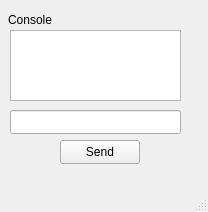
<?xml version="1.0" encoding="UTF-8"?>
<ui version="4.0">
 <class>MainWindow</class>
 <widget class="QMainWindow" name="MainWindow">
  <property name="geometry">
   <rect>
    <x>0</x>
    <y>0</y>
    <width>208</width>
    <height>212</height>
   </rect>
  </property>
  <property name="windowTitle">
   <string>MainWindow</string>
  </property>
  <widget class="QWidget" name="centralwidget">
   <widget class="QLineEdit" name="commandLineEdit">
    <property name="geometry">
     <rect>
      <x>10</x>
      <y>110</y>
      <width>171</width>
      <height>24</height>
     </rect>
    </property>
   </widget>
   <widget class="QPushButton" name="sendButton">
    <property name="geometry">
     <rect>
      <x>60</x>
      <y>140</y>
      <width>80</width>
      <height>24</height>
     </rect>
    </property>
    <property name="text">
     <string>Send</string>
    </property>
   </widget>
   <widget class="QPlainTextEdit" name="logTextEdit">
    <property name="geometry">
     <rect>
      <x>10</x>
      <y>30</y>
      <width>171</width>
      <height>71</height>
     </rect>
    </property>
    <property name="plainText">
     <string/>
    </property>
   </widget>
   <widget class="QLabel" name="label">
    <property name="geometry">
     <rect>
      <x>8</x>
      <y>10</y>
      <width>51</width>
      <height>20</height>
     </rect>
    </property>
    <property name="text">
     <string>Console</string>
    </property>
   </widget>
  </widget>
  <widget class="QMenuBar" name="menubar">
   <property name="geometry">
    <rect>
     <x>0</x>
     <y>0</y>
     <width>208</width>
     <height>21</height>
    </rect>
   </property>
  </widget>
  <widget class="QStatusBar" name="statusbar"/>
 </widget>
 <resources/>
 <connections/>
</ui>
